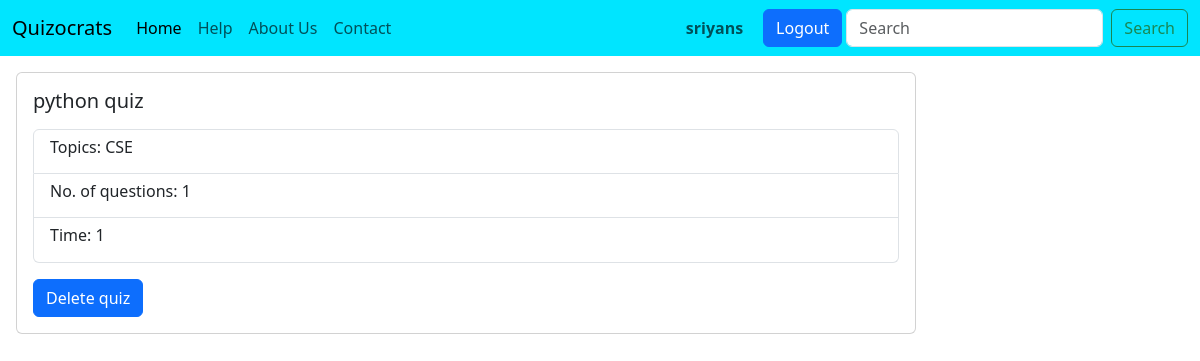
Screenshot of /existquiz (signed in) with the database file from the repository.
### quizocrats/models.py (models this page shows)
class quizzes(models.Model):
    quiz_name=models.CharField(max_length=50)
    topics=models.TextField()
    questions=models.IntegerField()
    time=models.IntegerField()

### quizocrats/views.py (the view)
# urls.py: path('existquiz',views.quizexisting,name='quizzes_existing'),
def quizexisting(request):
  active_quizzes=quizzes.objects.all()
  context={
    'actqui':active_quizzes
  }
  return render(request,'quizzesexisting.html',context)

### quizocrats/templates/quizzesexisting.html (shortened to what this page needs)
<!doctype html>
<html lang="en">
  <head>
    <link href="https://cdn.jsdelivr.net/npm/bootstrap@5.3.0/dist/css/bootstrap.min.css" rel="stylesheet">
  </head>
  <body>
    {% include 'base2.html' %}
    {% for x in actqui %}
    <div class="card w-75 m-3">
        <div class="card-body">
          <h5 class="card-title">{{x.quiz_name}}</h5>
          <p class="card-text">
            <ul class="list-group">
                <li class="list-group-item"><h6>Topics: {{x.topics}}</h6></li>
                <li class="list-group-item"><h6>No. of questions: {{x.questions}}</h6></li>
                <li class="list-group-item"><h6>Time: {{x.time}}</h6></li>
              </ul>
          </p>
          <a href="delete/{{x.quiz_name}}" class="btn btn-primary">Delete quiz</a>
        </div>
    </div>
    {% endfor %}
  </body>
</html>

### quizocrats/templates/base2.html (shortened to what this page needs)
<!doctype html>
<html lang="en">
<head>
    <link href="https://cdn.jsdelivr.net/npm/bootstrap@5.3.0/dist/css/bootstrap.min.css" rel="stylesheet"
>
</head>
<body>
    <nav class="navbar navbar-expand-lg" style="background-color: rgb(0, 229, 255);">
        <div class="container-fluid">
            <a class="navbar-brand" href="/home">Quizocrats</a>
            <div class="collapse navbar-collapse" id="navbarSupportedContent">
                <ul class="navbar-nav me-auto mb-2 mb-lg-0">
                    <li class="nav-item">
                        <a class="nav-link active" aria-current="page" href="/home">Home</a>
                    </li>
                    <li class="nav-item">
                        <a class="nav-link" href="/help">Help</a>
                    </li>
                    <li class="nav-item">
                        <a class="nav-link" href="/aboutus">About Us</a>
                    </li>
                    <li class="nav-item">
                        <a class="nav-link" href="/contact">Contact</a>
                    </li>
                </ul>
                <span class="navbar-text mx-3">
                    <strong>{{request.user}}</strong>
                </span>
                <a class="btn btn-primary mx-1" href="logout" role="button">Logout</a>
                <form class="d-flex" role="search">
                    <input class="form-control me-2" type="search" placeholder="Search" aria-label="Search">
                    <button class="btn btn-outline-success" type="submit">Search</button>
                </form>
            </div>
        </div>
    </nav>
</body>
</html>

### quizocrats/templates/base2.html (style rules this page uses)
.nav-item { transition: all 0.2s; border-radius: 3px; }

### rows the page displays
quizzes: quiz_name "python quiz", topics "CSE", questions "1", time "1"

### other values shown
{{ request.user }} "sriyans"
